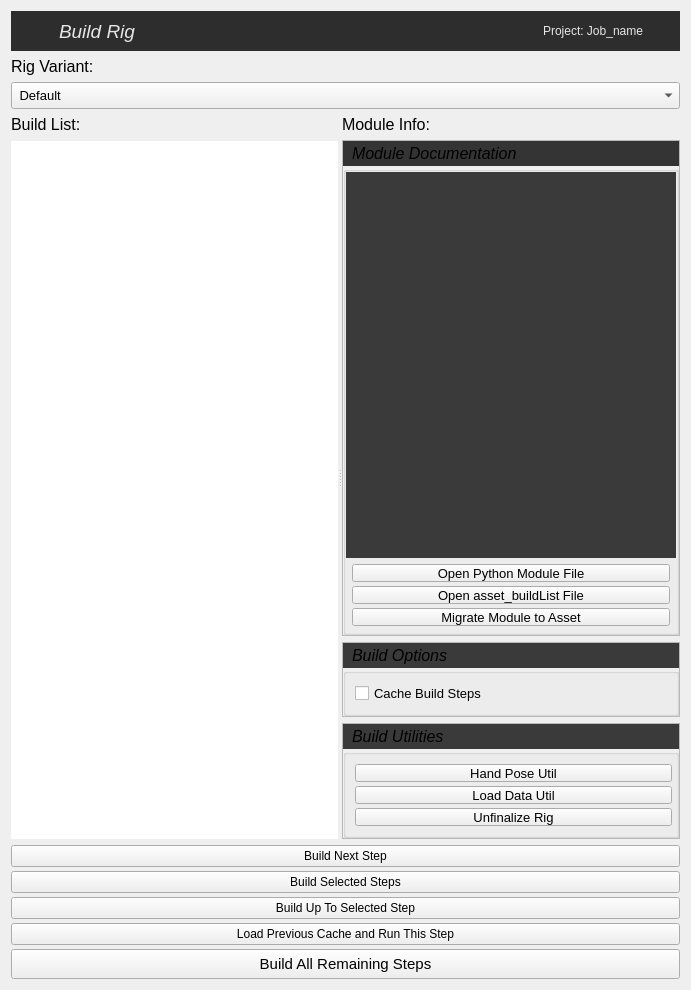
<?xml version="1.0" encoding="UTF-8"?>
<ui version="4.0">
 <class>guides_form</class>
 <widget class="QWidget" name="guides_form">
  <property name="geometry">
   <rect>
    <x>0</x>
    <y>0</y>
    <width>691</width>
    <height>990</height>
   </rect>
  </property>
  <property name="windowTitle">
   <string>Build Guides</string>
  </property>
  <property name="statusTip">
   <string/>
  </property>
  <layout class="QVBoxLayout" name="verticalLayout_12" stretch="0,0,0,1,0">
   <item>
    <widget class="QFrame" name="banner_frame">
     <property name="minimumSize">
      <size>
       <width>0</width>
       <height>40</height>
      </size>
     </property>
     <property name="maximumSize">
      <size>
       <width>16777215</width>
       <height>40</height>
      </size>
     </property>
     <property name="styleSheet">
      <string notr="true">QFrame{background-color: rgb(45, 45, 45);
color: rgb(230, 230, 230);}</string>
     </property>
     <property name="frameShape">
      <enum>QFrame::NoFrame</enum>
     </property>
     <property name="frameShadow">
      <enum>QFrame::Raised</enum>
     </property>
     <layout class="QHBoxLayout" name="horizontalLayout">
      <property name="spacing">
       <number>4</number>
      </property>
      <property name="leftMargin">
       <number>4</number>
      </property>
      <property name="topMargin">
       <number>0</number>
      </property>
      <property name="bottomMargin">
       <number>0</number>
      </property>
      <item>
       <widget class="QLabel" name="icon_label">
        <property name="minimumSize">
         <size>
          <width>40</width>
          <height>40</height>
         </size>
        </property>
        <property name="maximumSize">
         <size>
          <width>40</width>
          <height>40</height>
         </size>
        </property>
        <property name="text">
         <string/>
        </property>
       </widget>
      </item>
      <item>
       <widget class="QLabel" name="label_19">
        <property name="minimumSize">
         <size>
          <width>0</width>
          <height>30</height>
         </size>
        </property>
        <property name="font">
         <font>
          <pointsize>14</pointsize>
          <italic>true</italic>
         </font>
        </property>
        <property name="styleSheet">
         <string notr="true"/>
        </property>
        <property name="text">
         <string>Build Rig</string>
        </property>
        <property name="alignment">
         <set>Qt::AlignLeading|Qt::AlignLeft|Qt::AlignVCenter</set>
        </property>
        <property name="indent">
         <number>0</number>
        </property>
       </widget>
      </item>
      <item>
       <widget class="QLabel" name="asset_label">
        <property name="font">
         <font>
          <pointsize>9</pointsize>
         </font>
        </property>
        <property name="text">
         <string>Project: Job_name</string>
        </property>
        <property name="alignment">
         <set>Qt::AlignRight|Qt::AlignTrailing|Qt::AlignVCenter</set>
        </property>
       </widget>
      </item>
      <item>
       <widget class="QPushButton" name="help_btn">
        <property name="minimumSize">
         <size>
          <width>24</width>
          <height>24</height>
         </size>
        </property>
        <property name="maximumSize">
         <size>
          <width>24</width>
          <height>24</height>
         </size>
        </property>
        <property name="toolTip">
         <string>Go to documentation.</string>
        </property>
        <property name="styleSheet">
         <string notr="true">border-color: rgb(190, 190, 190);</string>
        </property>
        <property name="text">
         <string/>
        </property>
        <property name="flat">
         <bool>true</bool>
        </property>
       </widget>
      </item>
     </layout>
    </widget>
   </item>
   <item>
    <widget class="QLabel" name="label_6">
     <property name="font">
      <font>
       <pointsize>12</pointsize>
      </font>
     </property>
     <property name="text">
      <string>Rig Variant:</string>
     </property>
     <property name="alignment">
      <set>Qt::AlignLeading|Qt::AlignLeft|Qt::AlignVCenter</set>
     </property>
     <property name="indent">
      <number>0</number>
     </property>
    </widget>
   </item>
   <item>
    <widget class="QComboBox" name="variant_cmb">
     <property name="minimumSize">
      <size>
       <width>0</width>
       <height>27</height>
      </size>
     </property>
     <property name="font">
      <font>
       <pointsize>10</pointsize>
      </font>
     </property>
     <property name="toolTip">
      <string>Current rig variant. Set it here to build a different vairant.</string>
     </property>
     <item>
      <property name="text">
       <string> Default</string>
      </property>
     </item>
    </widget>
   </item>
   <item>
    <layout class="QGridLayout" name="gridLayout">
     <item row="2" column="0">
      <widget class="QSplitter" name="splitter">
       <property name="orientation">
        <enum>Qt::Horizontal</enum>
       </property>
       <property name="childrenCollapsible">
        <bool>true</bool>
       </property>
       <widget class="QWidget" name="verticalLayoutWidget">
        <layout class="QVBoxLayout" name="verticalLayout_2">
         <property name="spacing">
          <number>7</number>
         </property>
         <item>
          <widget class="QLabel" name="label_4">
           <property name="font">
            <font>
             <pointsize>12</pointsize>
            </font>
           </property>
           <property name="text">
            <string>Build List:</string>
           </property>
           <property name="alignment">
            <set>Qt::AlignLeading|Qt::AlignLeft|Qt::AlignVCenter</set>
           </property>
           <property name="indent">
            <number>0</number>
           </property>
          </widget>
         </item>
         <item>
          <widget class="QTreeWidget" name="build_tree">
           <property name="contextMenuPolicy">
            <enum>Qt::ActionsContextMenu</enum>
           </property>
           <property name="frameShape">
            <enum>QFrame::NoFrame</enum>
           </property>
           <property name="selectionMode">
            <enum>QAbstractItemView::ExtendedSelection</enum>
           </property>
           <property name="uniformRowHeights">
            <bool>true</bool>
           </property>
           <property name="allColumnsShowFocus">
            <bool>true</bool>
           </property>
           <property name="columnCount">
            <number>2</number>
           </property>
           <attribute name="headerVisible">
            <bool>false</bool>
           </attribute>
           <attribute name="headerDefaultSectionSize">
            <number>100</number>
           </attribute>
           <attribute name="headerMinimumSectionSize">
            <number>10</number>
           </attribute>
           <attribute name="headerStretchLastSection">
            <bool>false</bool>
           </attribute>
           <column>
            <property name="text">
             <string notr="true">1</string>
            </property>
           </column>
           <column>
            <property name="text">
             <string notr="true">2</string>
            </property>
           </column>
          </widget>
         </item>
        </layout>
       </widget>
       <widget class="QWidget" name="verticalLayoutWidget_2">
        <layout class="QVBoxLayout" name="verticalLayout_3" stretch="0,0,0,0">
         <property name="spacing">
          <number>6</number>
         </property>
         <property name="topMargin">
          <number>0</number>
         </property>
         <item>
          <widget class="QLabel" name="label_5">
           <property name="font">
            <font>
             <pointsize>12</pointsize>
            </font>
           </property>
           <property name="text">
            <string>Module Info:</string>
           </property>
           <property name="alignment">
            <set>Qt::AlignLeading|Qt::AlignLeft|Qt::AlignVCenter</set>
           </property>
           <property name="indent">
            <number>0</number>
           </property>
          </widget>
         </item>
         <item>
          <widget class="QFrame" name="none_frame">
           <property name="minimumSize">
            <size>
             <width>245</width>
             <height>0</height>
            </size>
           </property>
           <property name="frameShape">
            <enum>QFrame::StyledPanel</enum>
           </property>
           <property name="frameShadow">
            <enum>QFrame::Raised</enum>
           </property>
           <layout class="QVBoxLayout" name="verticalLayout_6">
            <property name="leftMargin">
             <number>0</number>
            </property>
            <property name="topMargin">
             <number>0</number>
            </property>
            <property name="rightMargin">
             <number>0</number>
            </property>
            <property name="bottomMargin">
             <number>0</number>
            </property>
            <item>
             <layout class="QVBoxLayout" name="verticalLayout_7">
              <property name="spacing">
               <number>0</number>
              </property>
              <item>
               <widget class="QLabel" name="module_label">
                <property name="minimumSize">
                 <size>
                  <width>20</width>
                  <height>25</height>
                 </size>
                </property>
                <property name="maximumSize">
                 <size>
                  <width>16777215</width>
                  <height>25</height>
                 </size>
                </property>
                <property name="font">
                 <font>
                  <pointsize>12</pointsize>
                  <italic>true</italic>
                 </font>
                </property>
                <property name="styleSheet">
                 <string notr="true">background-color: rgb(52, 52, 52);</string>
                </property>
                <property name="lineWidth">
                 <number>0</number>
                </property>
                <property name="text">
                 <string>Module Documentation</string>
                </property>
                <property name="alignment">
                 <set>Qt::AlignLeading|Qt::AlignLeft|Qt::AlignVCenter</set>
                </property>
                <property name="indent">
                 <number>9</number>
                </property>
               </widget>
              </item>
              <item>
               <widget class="QGroupBox" name="options_grp_2">
                <property name="font">
                 <font>
                  <pointsize>10</pointsize>
                  <weight>50</weight>
                  <italic>false</italic>
                  <bold>false</bold>
                 </font>
                </property>
                <property name="contextMenuPolicy">
                 <enum>Qt::ActionsContextMenu</enum>
                </property>
                <property name="title">
                 <string/>
                </property>
                <property name="flat">
                 <bool>true</bool>
                </property>
                <layout class="QVBoxLayout" name="verticalLayout_8">
                 <property name="spacing">
                  <number>0</number>
                 </property>
                 <property name="leftMargin">
                  <number>0</number>
                 </property>
                 <property name="topMargin">
                  <number>0</number>
                 </property>
                 <property name="rightMargin">
                  <number>0</number>
                 </property>
                 <property name="bottomMargin">
                  <number>0</number>
                 </property>
                 <item>
                  <widget class="QTextBrowser" name="doc_browser">
                   <property name="styleSheet">
                    <string notr="true">QTextBrowser{
color: rgb(140,140, 140);
 background-color: rgb(58, 58, 58); }</string>
                   </property>
                   <property name="frameShape">
                    <enum>QFrame::NoFrame</enum>
                   </property>
                  </widget>
                 </item>
                 <item>
                  <layout class="QVBoxLayout" name="verticalLayout">
                   <property name="spacing">
                    <number>4</number>
                   </property>
                   <property name="leftMargin">
                    <number>6</number>
                   </property>
                   <property name="topMargin">
                    <number>6</number>
                   </property>
                   <property name="rightMargin">
                    <number>6</number>
                   </property>
                   <property name="bottomMargin">
                    <number>6</number>
                   </property>
                   <item>
                    <widget class="QPushButton" name="open_btn">
                     <property name="maximumSize">
                      <size>
                       <width>16777215</width>
                       <height>18</height>
                      </size>
                     </property>
                     <property name="toolTip">
                      <string>Open the specified python module in a text editor</string>
                     </property>
                     <property name="text">
                      <string>Open Python Module File</string>
                     </property>
                    </widget>
                   </item>
                   <item>
                    <widget class="QPushButton" name="open_btn_2">
                     <property name="maximumSize">
                      <size>
                       <width>16777215</width>
                       <height>18</height>
                      </size>
                     </property>
                     <property name="toolTip">
                      <string>Open the specified python module in a text editor</string>
                     </property>
                     <property name="text">
                      <string>Open asset_buildList File</string>
                     </property>
                    </widget>
                   </item>
                   <item>
                    <widget class="QPushButton" name="migrate_btn">
                     <property name="maximumSize">
                      <size>
                       <width>16777215</width>
                       <height>18</height>
                      </size>
                     </property>
                     <property name="toolTip">
                      <string>Migrate the selected module from the live tools area to the asset folder</string>
                     </property>
                     <property name="text">
                      <string>Migrate Module to Asset</string>
                     </property>
                    </widget>
                   </item>
                  </layout>
                 </item>
                </layout>
               </widget>
              </item>
             </layout>
            </item>
           </layout>
          </widget>
         </item>
         <item>
          <widget class="QFrame" name="none_frame_2">
           <property name="minimumSize">
            <size>
             <width>245</width>
             <height>0</height>
            </size>
           </property>
           <property name="frameShape">
            <enum>QFrame::StyledPanel</enum>
           </property>
           <property name="frameShadow">
            <enum>QFrame::Raised</enum>
           </property>
           <layout class="QVBoxLayout" name="verticalLayout_9">
            <property name="leftMargin">
             <number>0</number>
            </property>
            <property name="topMargin">
             <number>0</number>
            </property>
            <property name="rightMargin">
             <number>0</number>
            </property>
            <property name="bottomMargin">
             <number>0</number>
            </property>
            <item>
             <layout class="QVBoxLayout" name="verticalLayout_10">
              <property name="spacing">
               <number>0</number>
              </property>
              <item>
               <widget class="QLabel" name="part_label_3">
                <property name="minimumSize">
                 <size>
                  <width>20</width>
                  <height>25</height>
                 </size>
                </property>
                <property name="maximumSize">
                 <size>
                  <width>16777215</width>
                  <height>25</height>
                 </size>
                </property>
                <property name="font">
                 <font>
                  <pointsize>12</pointsize>
                  <italic>true</italic>
                 </font>
                </property>
                <property name="styleSheet">
                 <string notr="true">background-color: rgb(58, 58, 58);</string>
                </property>
                <property name="lineWidth">
                 <number>0</number>
                </property>
                <property name="text">
                 <string>Build Options</string>
                </property>
                <property name="alignment">
                 <set>Qt::AlignLeading|Qt::AlignLeft|Qt::AlignVCenter</set>
                </property>
                <property name="indent">
                 <number>9</number>
                </property>
               </widget>
              </item>
              <item>
               <widget class="QGroupBox" name="options_grp_3">
                <property name="font">
                 <font>
                  <pointsize>10</pointsize>
                  <weight>50</weight>
                  <italic>false</italic>
                  <bold>false</bold>
                 </font>
                </property>
                <property name="contextMenuPolicy">
                 <enum>Qt::ActionsContextMenu</enum>
                </property>
                <property name="title">
                 <string/>
                </property>
                <property name="flat">
                 <bool>true</bool>
                </property>
                <layout class="QVBoxLayout" name="verticalLayout_11">
                 <property name="spacing">
                  <number>4</number>
                 </property>
                 <property name="leftMargin">
                  <number>9</number>
                 </property>
                 <property name="topMargin">
                  <number>9</number>
                 </property>
                 <property name="rightMargin">
                  <number>4</number>
                 </property>
                 <property name="bottomMargin">
                  <number>9</number>
                 </property>
                 <item>
                  <widget class="QCheckBox" name="cache_chx">
                   <property name="toolTip">
                    <string>Saves each built step as a Maya file to the usr/tmp for quick building</string>
                   </property>
                   <property name="text">
                    <string>Cache Build Steps</string>
                   </property>
                  </widget>
                 </item>
                </layout>
               </widget>
              </item>
             </layout>
            </item>
           </layout>
          </widget>
         </item>
         <item>
          <widget class="QFrame" name="none_frame_3">
           <property name="minimumSize">
            <size>
             <width>245</width>
             <height>0</height>
            </size>
           </property>
           <property name="frameShape">
            <enum>QFrame::StyledPanel</enum>
           </property>
           <property name="frameShadow">
            <enum>QFrame::Raised</enum>
           </property>
           <layout class="QVBoxLayout" name="verticalLayout_13">
            <property name="leftMargin">
             <number>0</number>
            </property>
            <property name="topMargin">
             <number>0</number>
            </property>
            <property name="rightMargin">
             <number>0</number>
            </property>
            <property name="bottomMargin">
             <number>0</number>
            </property>
            <item>
             <layout class="QVBoxLayout" name="verticalLayout_14">
              <property name="spacing">
               <number>0</number>
              </property>
              <item>
               <widget class="QLabel" name="part_label_4">
                <property name="minimumSize">
                 <size>
                  <width>20</width>
                  <height>25</height>
                 </size>
                </property>
                <property name="maximumSize">
                 <size>
                  <width>16777215</width>
                  <height>25</height>
                 </size>
                </property>
                <property name="font">
                 <font>
                  <pointsize>12</pointsize>
                  <italic>true</italic>
                 </font>
                </property>
                <property name="styleSheet">
                 <string notr="true">background-color: rgb(58, 58, 58);</string>
                </property>
                <property name="lineWidth">
                 <number>0</number>
                </property>
                <property name="text">
                 <string>Build Utilities</string>
                </property>
                <property name="alignment">
                 <set>Qt::AlignLeading|Qt::AlignLeft|Qt::AlignVCenter</set>
                </property>
                <property name="indent">
                 <number>9</number>
                </property>
               </widget>
              </item>
              <item>
               <widget class="QGroupBox" name="options_grp_4">
                <property name="font">
                 <font>
                  <pointsize>10</pointsize>
                  <weight>50</weight>
                  <italic>false</italic>
                  <bold>false</bold>
                 </font>
                </property>
                <property name="contextMenuPolicy">
                 <enum>Qt::ActionsContextMenu</enum>
                </property>
                <property name="title">
                 <string/>
                </property>
                <property name="flat">
                 <bool>true</bool>
                </property>
                <layout class="QVBoxLayout" name="verticalLayout_15">
                 <property name="spacing">
                  <number>4</number>
                 </property>
                 <property name="leftMargin">
                  <number>9</number>
                 </property>
                 <property name="topMargin">
                  <number>9</number>
                 </property>
                 <property name="rightMargin">
                  <number>4</number>
                 </property>
                 <property name="bottomMargin">
                  <number>9</number>
                 </property>
                 <item>
                  <widget class="QPushButton" name="hand_util_btn">
                   <property name="maximumSize">
                    <size>
                     <width>16777215</width>
                     <height>18</height>
                    </size>
                   </property>
                   <property name="toolTip">
                    <string>Utility for setting hand and finger poses.</string>
                   </property>
                   <property name="text">
                    <string>Hand Pose Util</string>
                   </property>
                  </widget>
                 </item>
                 <item>
                  <widget class="QPushButton" name="data_util_btn">
                   <property name="maximumSize">
                    <size>
                     <width>16777215</width>
                     <height>18</height>
                    </size>
                   </property>
                   <property name="toolTip">
                    <string>Utility for loading specific rig data with customized options.</string>
                   </property>
                   <property name="text">
                    <string>Load Data Util</string>
                   </property>
                  </widget>
                 </item>
                 <item>
                  <widget class="QPushButton" name="data_util_btn_2">
                   <property name="maximumSize">
                    <size>
                     <width>16777215</width>
                     <height>18</height>
                    </size>
                   </property>
                   <property name="toolTip">
                    <string>Utility for loading specific rig data with customized options.</string>
                   </property>
                   <property name="text">
                    <string>Unfinalize Rig</string>
                   </property>
                  </widget>
                 </item>
                </layout>
               </widget>
              </item>
             </layout>
            </item>
           </layout>
          </widget>
         </item>
        </layout>
       </widget>
      </widget>
     </item>
    </layout>
   </item>
   <item>
    <layout class="QGridLayout" name="gridLayout_2">
     <property name="verticalSpacing">
      <number>4</number>
     </property>
     <item row="3" column="0">
      <widget class="QPushButton" name="load_cache_build_btn">
       <property name="contextMenuPolicy">
        <enum>Qt::ActionsContextMenu</enum>
       </property>
       <property name="toolTip">
        <string>Load the cache file for the previous step and run the currently selected step.
Right click for more options</string>
       </property>
       <property name="text">
        <string>Load Previous Cache and Run This Step</string>
       </property>
      </widget>
     </item>
     <item row="0" column="0">
      <widget class="QPushButton" name="build_next_btn">
       <property name="contextMenuPolicy">
        <enum>Qt::ActionsContextMenu</enum>
       </property>
       <property name="toolTip">
        <string>Build the next step in the list</string>
       </property>
       <property name="text">
        <string>Build Next Step</string>
       </property>
      </widget>
     </item>
     <item row="1" column="0">
      <widget class="QPushButton" name="build_selected_btn">
       <property name="contextMenuPolicy">
        <enum>Qt::ActionsContextMenu</enum>
       </property>
       <property name="toolTip">
        <string>Build only selected steps in the list</string>
       </property>
       <property name="text">
        <string>Build Selected Steps</string>
       </property>
      </widget>
     </item>
     <item row="4" column="0">
      <widget class="QPushButton" name="build_all_btn">
       <property name="minimumSize">
        <size>
         <width>0</width>
         <height>30</height>
        </size>
       </property>
       <property name="font">
        <font>
         <pointsize>11</pointsize>
        </font>
       </property>
       <property name="contextMenuPolicy">
        <enum>Qt::ActionsContextMenu</enum>
       </property>
       <property name="toolTip">
        <string>Build all remaining steps in the list.
Right click for more options</string>
       </property>
       <property name="text">
        <string>Build All Remaining Steps</string>
       </property>
      </widget>
     </item>
     <item row="2" column="0">
      <widget class="QPushButton" name="build_to_selected_btn">
       <property name="contextMenuPolicy">
        <enum>Qt::ActionsContextMenu</enum>
       </property>
       <property name="toolTip">
        <string>Build only selected steps in the list</string>
       </property>
       <property name="text">
        <string>Build Up To Selected Step</string>
       </property>
      </widget>
     </item>
    </layout>
   </item>
  </layout>
 </widget>
 <tabstops>
  <tabstop>help_btn</tabstop>
  <tabstop>variant_cmb</tabstop>
  <tabstop>build_tree</tabstop>
  <tabstop>doc_browser</tabstop>
  <tabstop>open_btn</tabstop>
  <tabstop>open_btn_2</tabstop>
  <tabstop>migrate_btn</tabstop>
  <tabstop>cache_chx</tabstop>
  <tabstop>build_next_btn</tabstop>
  <tabstop>build_selected_btn</tabstop>
  <tabstop>build_to_selected_btn</tabstop>
  <tabstop>load_cache_build_btn</tabstop>
  <tabstop>build_all_btn</tabstop>
 </tabstops>
 <resources/>
 <connections/>
</ui>
